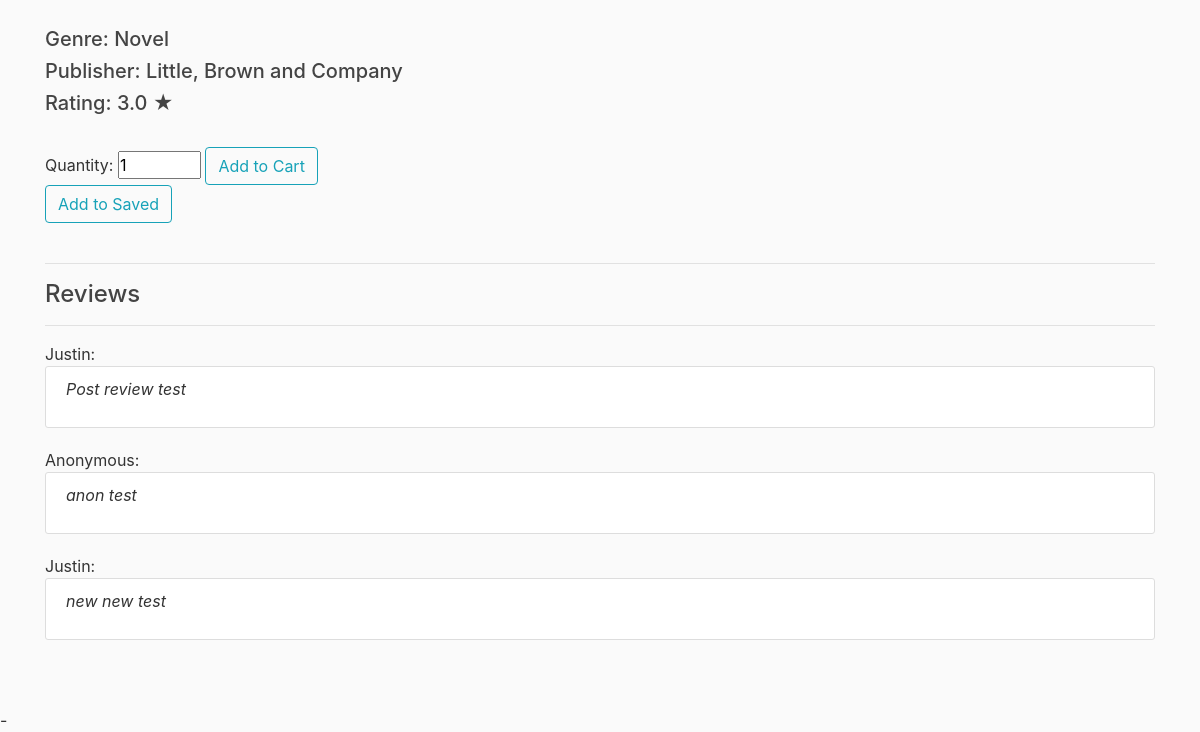
Page /book/3 (lower part) on the earlier database version.
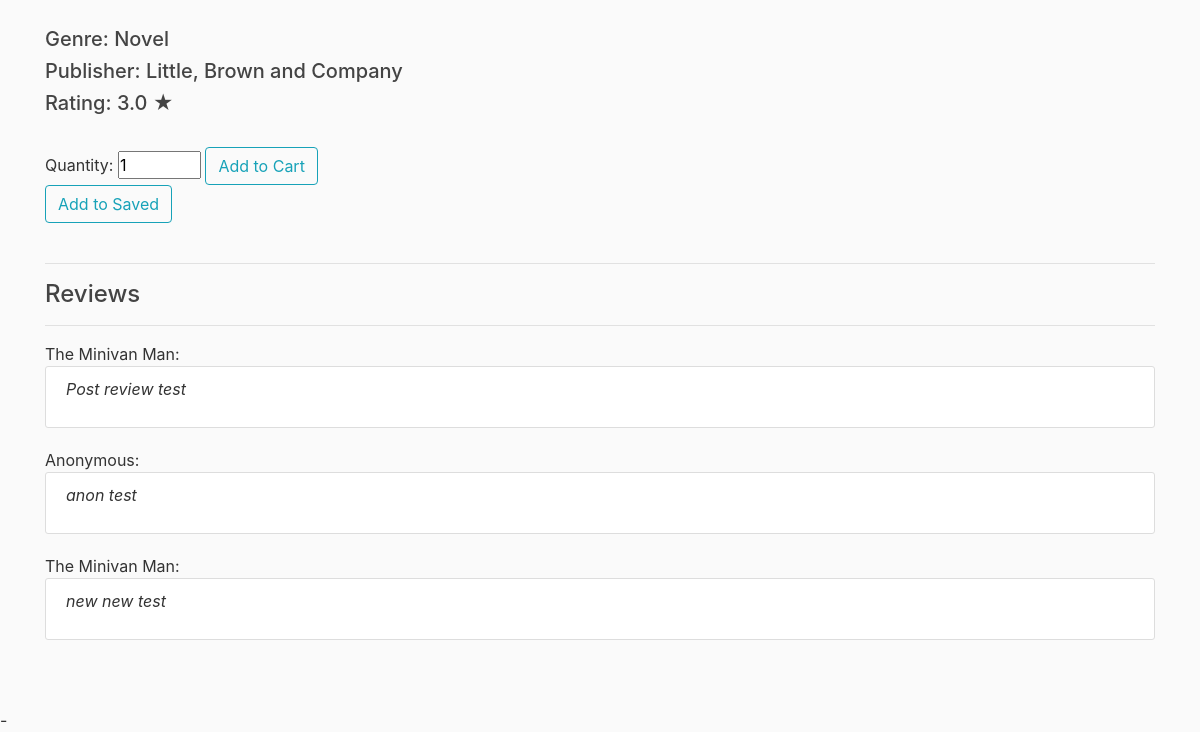
Same page on the later database version.
### bookstore/models.py (models this page shows, shortened)
class User(db.Model, UserMixin):
    id = db.Column(db.Integer, primary_key=True)
    username = db.Column(db.String(20), unique=True, nullable=False)
    email = db.Column(db.String(50), unique=True, nullable=False)
    password = db.Column(db.String(30), nullable=False)
    street = db.Column(db.String(60))
    city = db.Column(db.String(30))
    state = db.Column(db.String(2))
    zip = db.Column(db.String(5))
    addresses = db.relationship('ShippingAddress', backref='user')
    payments = db.relationship('PaymentMethod', backref='user')
    purchased = db.relationship('Purchases', backref='user')
    review = db.relationship('Reviews', backref='user')

### bookstore/routes.py (the view, shortened to what this page needs)
@app.route('/book/<int:id>', methods=['GET', 'POST'])
def book(id):
    book = Book.query.get_or_404(id)
    path = url_for('static', filename='book_covers/')
    reviews = Reviews.query.filter_by(book_id=book.id)
    isPurchased = False
    if current_user.is_authenticated:
        purchased = Purchases.query.filter_by(user_id=current_user.id).all()
        for item in purchased:
            if item.book_id == id:
                isPurchased = True
    return render_template('book.html', title = book.title, book=book, path=path, reviews=reviews, User=User, isPurchased=isPurchased)

### bookstore/templates/book.html (shortened to what this page needs)
{% extends 'layout.html'%}
{% block content %}
<body>
</body>
<br><br>
<br>
<br>
<h5>Genre: {{ book.genre }}</h5>
<h5>Publisher: {{ book.publisher }}</h5>
{%if book.book_rating == 1 %}
<h5>Rating: {{book.book_rating}} ★ </h5>
{% else %}
<h5>Rating: {{book.book_rating}} ★ </h5>
{% endif %}
<br>
<form action="{{ url_for('addcart') }}" method="POST">
    <label for=""> Quantity:</label>
        <input type="number" name="quantity" id="" value="1" min="1" max="99">
    <button type="submit" class="btn btn-outline-info">Add to Cart</button>
</form>
{% set bookid = book.id|int %}
<form action="{{ url_for('movetosaved', id=bookid) }}" method="POST">
    <button type="submit" class="btn btn-outline-info">Add to Saved</button>
</form>
<br>
<hr>
<h4>Reviews</h4>
<hr>
{% for review in reviews %}
    {% if review.user_id == -1 %}
    Anonymous:
    {% else %}
    {{ User.query.filter_by(id=review.user_id).first().username}}:
    {% endif %}
<div class=content-section>
    <p><i>{{ review.review }} </i></p>
</div>
{% endfor %}
<br><br>
{% endblock content%}

Differences in the rows shown:
changed User: query.filter_by "Justin" → "The Minivan Man"
